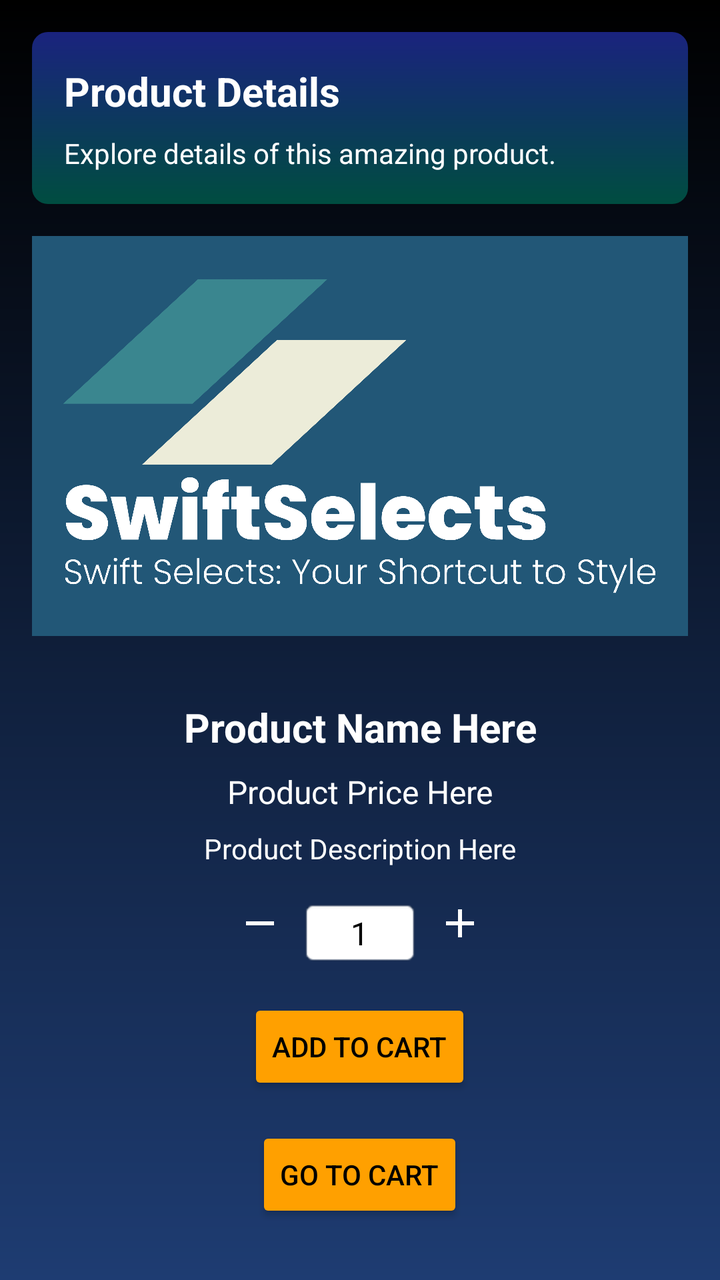
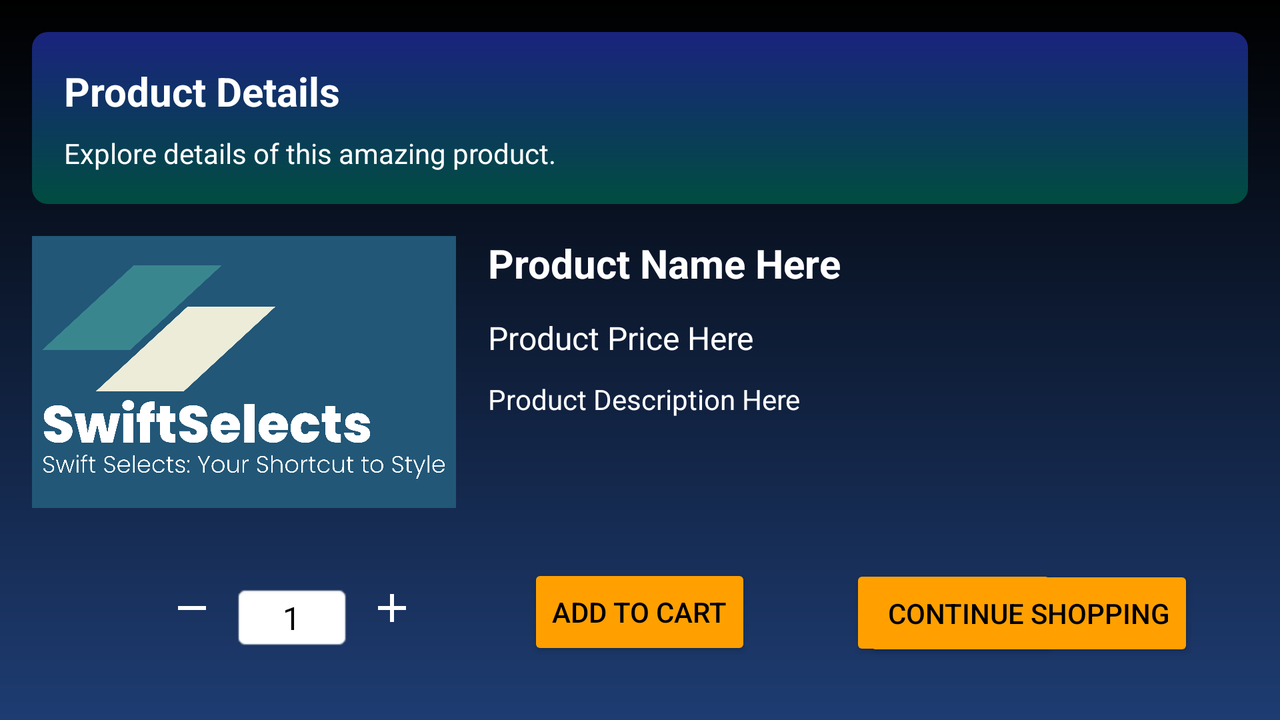

An Android layout and its configuration variant, each rendered on a device that would load it. The default file and the variant file are quoted in full after the pictures.
<!-- AndroidManifest.xml: application theme Theme.Project2_Ecommerce_Bibek_Karki -->
<!-- res/layout/activity_product_detail.xml -->
<?xml version="1.0" encoding="utf-8"?>
<RelativeLayout xmlns:android="http://schemas.android.com/apk/res/android"
    android:layout_width="match_parent"
    android:layout_height="match_parent"
    android:padding="16dp"
    android:background="@drawable/login_background">

    <LinearLayout
        android:id="@+id/layout_top_bar"
        android:layout_width="match_parent"
        android:layout_height="wrap_content"
        android:orientation="vertical"
        android:background="@drawable/top_bar_background"
        android:padding="16dp">

        
        <TextView
            android:layout_width="wrap_content"
            android:layout_height="wrap_content"
            android:text="Product Details"
            android:textSize="20sp"
            android:textColor="@android:color/white"
            android:textStyle="bold"/>

        
        <TextView
            android:layout_width="wrap_content"
            android:layout_height="wrap_content"
            android:text="Explore details of this amazing product."
            android:textColor="@android:color/white"
            android:textSize="14sp"
            android:layout_marginTop="8dp"/>

    </LinearLayout>
    
    <ImageView
        android:id="@+id/image_product_detail"
        android:layout_width="match_parent"
        android:layout_height="200dp"
        android:scaleType="centerCrop"
        android:src="@drawable/company_logo"
        android:layout_below="@id/layout_top_bar"
        android:layout_centerHorizontal="true"
        android:layout_marginBottom="16dp"
        android:layout_marginTop="16dp"/>

    
    <TextView
        android:id="@+id/text_product_name_detail"
        android:layout_width="match_parent"
        android:layout_height="wrap_content"
        android:textSize="20sp"
        android:textStyle="bold"
        android:gravity="center_horizontal"
        android:textColor="@android:color/white"
        android:layout_below="@id/image_product_detail"
        android:layout_marginTop="16dp"
        android:text="Product Name Here" />

    
    <TextView
        android:id="@+id/text_product_price_detail"
        android:layout_width="match_parent"
        android:layout_height="wrap_content"
        android:textSize="16sp"
        android:gravity="center_horizontal"
        android:textColor="@android:color/white"
        android:layout_below="@id/text_product_name_detail"
        android:layout_marginTop="8dp"
        android:text="Product Price Here" />

    
    <TextView
        android:id="@+id/text_product_description_detail"
        android:layout_width="match_parent"
        android:layout_height="wrap_content"
        android:textSize="14sp"
        android:gravity="center_horizontal"
        android:textColor="@android:color/white"
        android:layout_below="@id/text_product_price_detail"
        android:layout_marginTop="8dp"
        android:text="Product Description Here" />

    
    <LinearLayout
        android:id="@+id/layout_quantity"
        android:layout_width="wrap_content"
        android:layout_height="wrap_content"
        android:layout_below="@id/text_product_description_detail"
        android:layout_centerHorizontal="true"
        android:layout_marginTop="16dp"
        android:orientation="horizontal">

        <ImageButton
            android:id="@+id/btn_minus"
            android:layout_width="wrap_content"
            android:layout_height="wrap_content"
            android:src="@drawable/ic_minus"
            android:background="?android:attr/selectableItemBackground"
            android:contentDescription="Minus"
            android:textColor="@android:color/white"/>

        <EditText
            android:id="@+id/edit_text_quantity"
            android:layout_width="60dp"
            android:layout_height="wrap_content"
            android:inputType="number"
            android:textAlignment="center"
            android:textSize="16sp"
            android:textColor="@android:color/black"
            android:background="@android:drawable/editbox_background"
            android:layout_marginStart="8dp"
            android:layout_marginEnd="8dp"
            android:text="1" />

        <ImageButton
            android:id="@+id/btn_plus"
            android:layout_width="wrap_content"
            android:layout_height="wrap_content"
            android:src="@drawable/ic_plus"
            android:background="?android:attr/selectableItemBackground"
            android:contentDescription="Plus"
            android:textColor="@android:color/white"/>

    </LinearLayout>

    
    <Button
        android:id="@+id/btn_add_to_cart_detail"
        android:layout_width="wrap_content"
        android:layout_height="wrap_content"
        android:text="Add to Cart"
        android:layout_below="@id/layout_quantity"
        android:layout_centerHorizontal="true"
        android:layout_marginTop="16dp"
        android:textColor="@android:color/black"
        android:backgroundTint="#FFA000"/>
    
    <Button
        android:id="@+id/btn_go_to_cart"
        android:layout_width="wrap_content"
        android:layout_height="wrap_content"
        android:text="Go to Cart"
        android:layout_below="@id/btn_add_to_cart_detail"
        android:layout_centerHorizontal="true"
        android:layout_marginTop="16dp"
        android:textColor="@android:color/black"
        android:backgroundTint="#FFA000"/>

    
    <Button
        android:id="@+id/btn_continue_shopping_detail"
        android:layout_width="wrap_content"
        android:layout_height="wrap_content"
        android:layout_below="@id/btn_go_to_cart"
        android:layout_centerHorizontal="true"
        android:layout_marginTop="19dp"
        android:backgroundTint="#FFA000"
        android:text="Continue Shopping"
        android:textColor="@android:color/black" />

</RelativeLayout>
<!-- resources referenced by this layout -->
<resources>
  <!-- drawable company_logo: png bitmap (drawable, 370896 bytes) -->
  <!-- drawable ic_minus (drawable) -->
  <?xml version="1.0" encoding="utf-8"?>
  <vector xmlns:android="http://schemas.android.com/apk/res/android"
      android:width="24dp"
      android:height="24dp"
      android:viewportWidth="24.0"
      android:viewportHeight="24.0">
      <path
          android:fillColor="#FFFFFFFF"
          android:pathData="M19,13H5V11H19V13Z"/>
  </vector>
  <!-- drawable ic_plus (drawable) -->
  <?xml version="1.0" encoding="utf-8"?>
  <vector xmlns:android="http://schemas.android.com/apk/res/android"
      android:width="24dp"
      android:height="24dp"
      android:viewportWidth="24.0"
      android:viewportHeight="24.0">
      <path
          android:fillColor="#FFFFFFFF"
          android:pathData="M19,13H13V19H11V13H5V11H11V5H13V11H19V13Z"/>
  </vector>
  <!-- drawable login_background (drawable) -->
  <?xml version="1.0" encoding="utf-8"?>
  <shape xmlns:android="http://schemas.android.com/apk/res/android">
      <gradient
          android:angle="90"
          android:startColor="#1E3C72"
          android:endColor="#000000"
          android:type="linear"/>
  </shape>
  <!-- drawable top_bar_background (drawable) -->
  <?xml version="1.0" encoding="utf-8"?>
  <shape xmlns:android="http://schemas.android.com/apk/res/android">
      <gradient
          android:angle="90"
          android:startColor="#004D40"
          android:endColor="#1A237E"
          android:type="linear"/>
      <corners android:radius="8dp" />
  </shape>
  <style name="Theme.Project2_Ecommerce_Bibek_Karki" parent="Base.Theme.Project2_Ecommerce_Bibek_Karki" />
  <style name="Base.Theme.Project2_Ecommerce_Bibek_Karki" parent="Theme.Material3.DayNight.NoActionBar">
          
          
      </style>
</resources>
<!-- res/layout-land/activity_product_detail.xml (the author's variant of the layout above) -->
<!-- drawn on the phone turned sideways -->
<RelativeLayout xmlns:android="http://schemas.android.com/apk/res/android"
    android:layout_width="match_parent"
    android:layout_height="match_parent"
    android:padding="16dp"
    android:background="@drawable/login_background">

    <LinearLayout
        android:id="@+id/layout_top_bar"
        android:layout_width="match_parent"
        android:layout_height="wrap_content"
        android:orientation="vertical"
        android:background="@drawable/top_bar_background"
        android:padding="16dp">

        
        <TextView
            android:layout_width="wrap_content"
            android:layout_height="wrap_content"
            android:text="Product Details"
            android:textSize="20sp"
            android:textColor="@android:color/white"
            android:textStyle="bold"/>

        
        <TextView
            android:layout_width="wrap_content"
            android:layout_height="wrap_content"
            android:text="Explore details of this amazing product."
            android:textColor="@android:color/white"
            android:textSize="14sp"
            android:layout_marginTop="8dp"/>

    </LinearLayout>

    
    <ImageView
        android:id="@+id/image_product_detail"
        android:layout_width="212dp"
        android:layout_height="136dp"
        android:layout_below="@id/layout_top_bar"
        android:layout_alignParentStart="true"
        android:layout_marginTop="16dp"
        android:layout_marginEnd="16dp"
        android:layout_marginBottom="16dp"
        android:scaleType="centerCrop"
        android:src="@drawable/company_logo" />

    
    <TextView
        android:id="@+id/text_product_name_detail"
        android:layout_width="504dp"
        android:layout_height="32dp"
        android:layout_below="@id/layout_top_bar"
        android:layout_marginTop="16dp"
        android:layout_toEndOf="@id/image_product_detail"
        android:text="Product Name Here"
        android:textColor="@android:color/white"
        android:textSize="20sp"
        android:textStyle="bold" />

    
    <TextView
        android:id="@+id/text_product_price_detail"
        android:layout_width="515dp"
        android:layout_height="24dp"
        android:layout_below="@id/text_product_name_detail"
        android:layout_marginTop="8dp"
        android:layout_toEndOf="@id/image_product_detail"
        android:text="Product Price Here"
        android:textColor="@android:color/white"
        android:textSize="16sp" />

    
    <TextView
        android:id="@+id/text_product_description_detail"
        android:layout_width="518dp"
        android:layout_height="18dp"
        android:layout_below="@id/text_product_price_detail"
        android:layout_marginTop="8dp"
        android:layout_toEndOf="@id/image_product_detail"
        android:text="Product Description Here"
        android:textColor="@android:color/white"
        android:textSize="14sp" />

    

    

    

    

    <LinearLayout
        android:id="@+id/layout_quantity"
        android:layout_width="wrap_content"
        android:layout_height="wrap_content"
        android:layout_below="@id/image_product_detail"
        android:layout_alignParentStart="true"
        android:layout_marginStart="68dp"
        android:layout_marginTop="22dp"
        android:orientation="horizontal">

        <ImageButton
            android:id="@+id/btn_minus"
            android:layout_width="wrap_content"
            android:layout_height="wrap_content"
            android:background="?android:attr/selectableItemBackground"
            android:contentDescription="Minus"
            android:src="@drawable/ic_minus"
            android:textColor="@android:color/white" />

        <EditText
            android:id="@+id/edit_text_quantity"
            android:layout_width="60dp"
            android:layout_height="wrap_content"
            android:layout_marginStart="8dp"
            android:layout_marginEnd="8dp"
            android:background="@android:drawable/editbox_background"
            android:inputType="number"
            android:text="1"
            android:textAlignment="center"
            android:textColor="@android:color/black"
            android:textSize="16sp" />

        <ImageButton
            android:id="@+id/btn_plus"
            android:layout_width="wrap_content"
            android:layout_height="wrap_content"
            android:background="?android:attr/selectableItemBackground"
            android:contentDescription="Plus"
            android:src="@drawable/ic_plus"
            android:textColor="@android:color/white" />

    </LinearLayout>

    <Button
        android:id="@+id/btn_add_to_cart_detail"
        android:layout_width="wrap_content"
        android:layout_height="wrap_content"
        android:layout_below="@id/layout_quantity"
        android:layout_alignParentStart="true"
        android:layout_marginStart="248dp"
        android:layout_marginTop="-44dp"
        android:backgroundTint="#FFA000"
        android:text="Add to Cart"
        android:textColor="@android:color/black" />

    <Button
        android:id="@+id/btn_go_to_cart"
        android:layout_width="wrap_content"
        android:layout_height="wrap_content"
        android:layout_below="@id/btn_add_to_cart_detail"
        android:layout_alignParentStart="true"
        android:layout_marginStart="409dp"
        android:layout_marginTop="-48dp"
        android:backgroundTint="#FFA000"
        android:text="Go to Cart"
        android:textColor="@android:color/black" />

    <Button
        android:id="@+id/btn_continue_shopping_detail"
        android:layout_width="wrap_content"
        android:layout_height="wrap_content"
        android:layout_below="@id/btn_go_to_cart"
        android:layout_alignParentEnd="true"
        android:layout_marginTop="-48dp"
        android:layout_marginEnd="27dp"
        android:backgroundTint="#FFA000"
        android:text="Continue Shopping"
        android:textColor="@android:color/black" />

</RelativeLayout>
